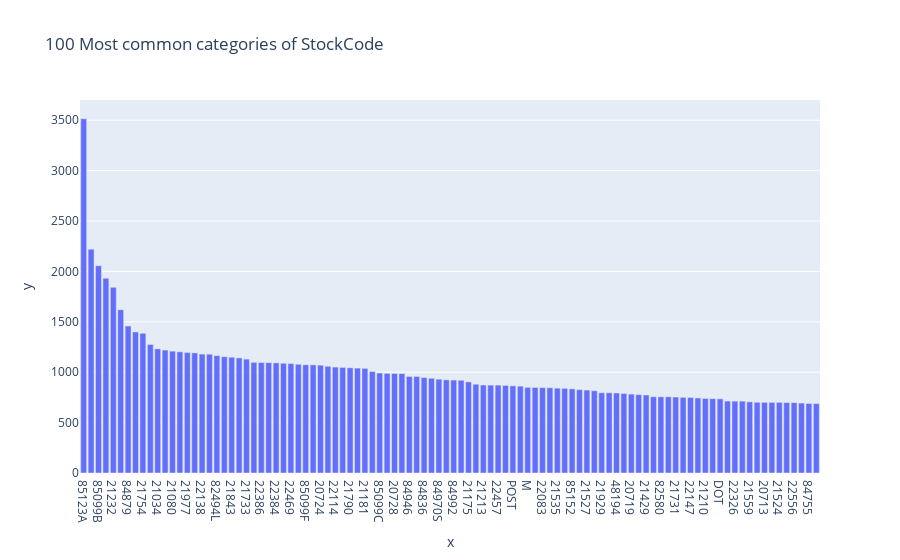

Here is the notebook cell this chart was saved with:
### Markdown cell above
#### Price: 
En general la variable es positiva, salvo 3 valores menores que cero. 3687 son iguales a cero. La asimetria es negativa, dado que existen outliers a la izquierda del cero demasiado grandes con respecto al orden de magnitud del precio maximo. Tambien se observan outliers hacia la derecha. Si dejaramos solo aquellos valores no-negativos, se obtiene una asimetria positiva. En promedio el precio es de 4.6 con una desviacion estandar igual a 146. El valor maximo es 25111. Posee una Curtosis positiva, es decir, concentracion alta de los datos c/r a la media. No se reportan valores faltantes.

### Code cell
profile_serie(df_retail['StockCode'])

### Figure 1 — Plotly figure (JSON) as saved in the notebook; plotly's stock layout.template omitted (floating-point values rounded to 4 significant figures)
{"data": [{"alignmentgroup": "True", "hovertemplate": "x=%{x}<br>y=%{y}<extra></extra>", "legendgroup": "", "marker": {"color": "#636efa", "pattern": {"shape": ""}}, "name": "", "offsetgroup": "", "orientation": "v", "showlegend": false, "textposition": "auto", "type": "bar", "x": ["85123A", "22423", "85099B", "21212", "21232", "20725", "84879", "84991", "21754", "20914", "21034", "21931", "21080", "22139", "21977", "22383", "22138", "20727", "82494L", "22470", "21843", "21755", "21733", "21231", "22386", "22411", "22384", "48138", "22469", "20685", "85099F", "22197", "20724", "22382", "22114", "22111", "21790", "47566", "21181", "22086", "85099C", "20726", "20728", "82482", "84946", "22112", "84836", "22090", "84970S", "22149", "84992", "22355", "21175", "22356", "21213", "22077", "22457", "22379", "POST", "22178", "M", "21621", "22083", "21485", "21535", "20972", "85152", "84029E", "21527", "22189", "21929", "22585", "48194", "21928", "20719", "21791", "21429", "82486", "82580", "21166", "21731", "84978", "22147", "21975", "21210", "47591D", "DOT", "22910", "22326", "48187", "21559", "22551", "20713", "20723", "21524", "22865", "22556", "82600", "84755", "84997B"], "xaxis": "x", "y": [3516, 2221, 2057, 1933, 1843, 1620, 1458, 1400, 1386, 1276, 1232, 1220, 1209, 1203, 1196, 1192, 1180, 1179, 1165, 1154, 1149, 1142, 1130, 1098, 1096, 1095, 1093, 1089, 1086, 1079, 1074, 1073, 1070, 1059, 1051, 1048, 1044, 1041, 1038, 1007, 992, 989, 988, 987, 958, 958, 947, 940, 931, 924, 922, 920, 904, 881, 873, 872, 872, 869, 865, 862, 850, 849, 847, 846, 842, 840, 835, 827, 823, 816, 796, 796, 794, 789, 783, 778, 774, 757, 756, 756, 754, 751, 750, 745, 740, 738, 736, 714, 713, 713, 706, 702, 701, 701, 701, 699, 698, 694, 690, 689], "yaxis": "y"}], "layout": {"barmode": "relative", "legend": {"tracegroupgap": 0}, "title": {"text": "100 Most common categories of StockCode"}, "xaxis": {"anchor": "y", "domain": [0, 1], "title": {"text": "x"}}, "yaxis": {"anchor": "x", "domain": [0, 1], "title": {"text": "y"}}}}
